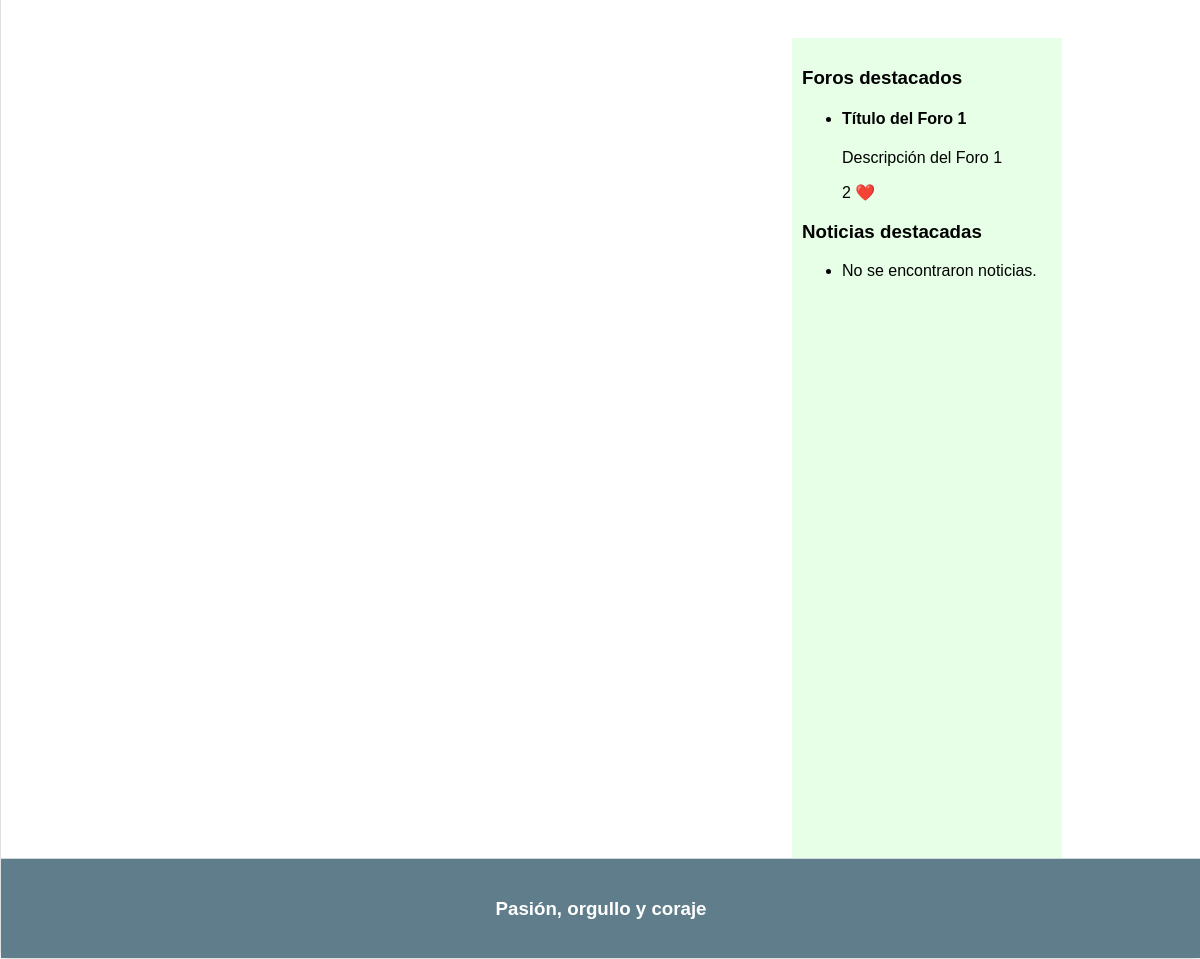
The app's page /admin.php (lower part), older data.
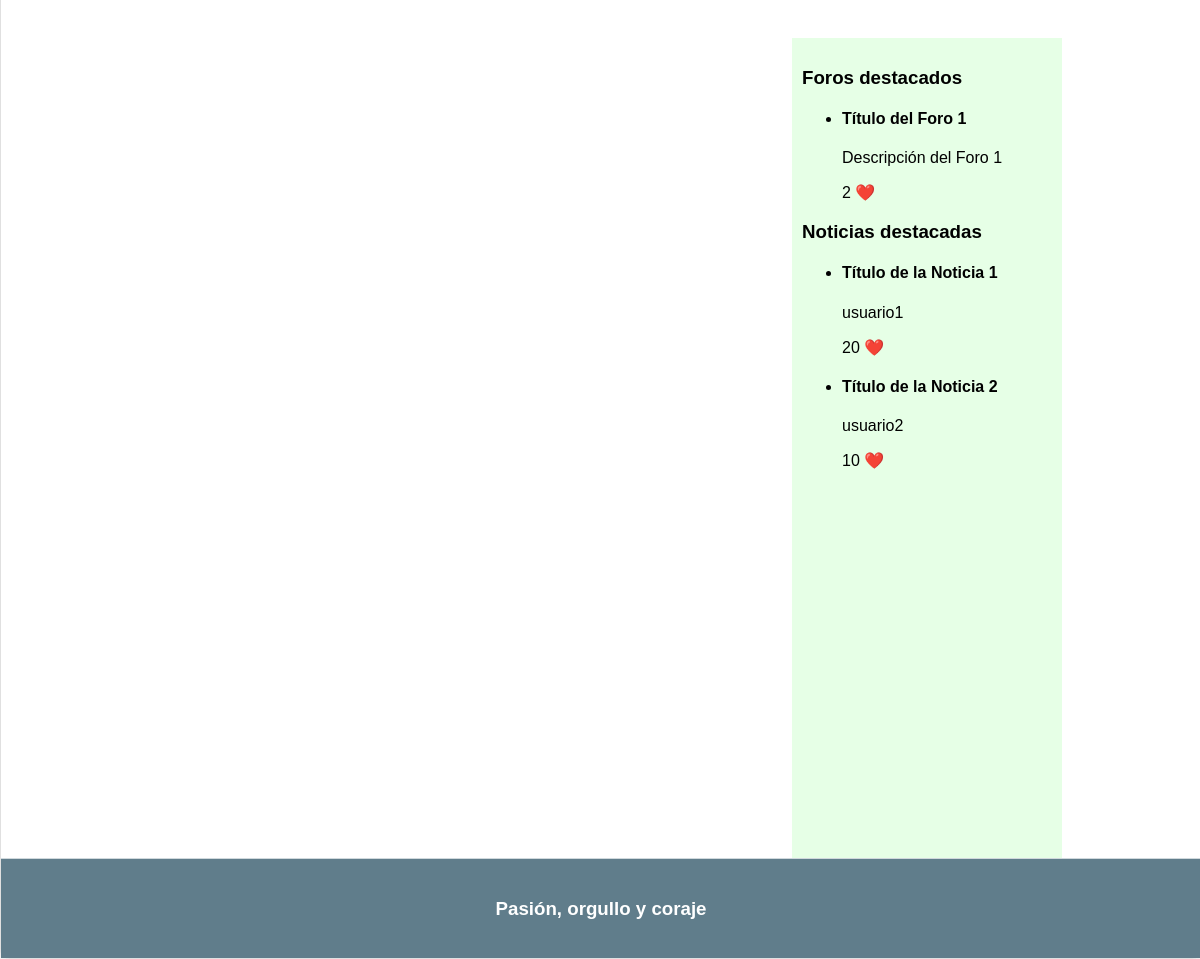
The same page, newer data.
### tables this page shows
CREATE TABLE `foro` (
  `id` int(11) NOT NULL,
  `titulo` varchar(100) NOT NULL,
  `descripcion` varchar(200) DEFAULT NULL,
  `fecha` date NOT NULL,
  `likes` int(11) DEFAULT 0,
  `destacado` tinyint(1) NOT NULL DEFAULT 0
);

CREATE TABLE `noticia` (
  `id` int(11) NOT NULL,
  `titulo` varchar(100) NOT NULL,
  `autor` varchar(15) NOT NULL,
  `contenido` text DEFAULT NULL,
  `fecha` date NOT NULL,
  `likes` int(11) DEFAULT 0,
  `destacado` tinyint(1) NOT NULL DEFAULT 0
);

### admin.php (called while the page is built, shortened)
<?php
require __DIR__ . '/includes/Vistas/esqueleto.php';

### includes/comun/sidebarDer.php (the view, shortened to what this page needs)
<aside id="sidebarDer">
    <h3>Foros destacados</h3>
    <ul>
        <?php
            $result = $conn->query("SELECT titulo, descripcion, likes FROM foro WHERE destacado=1");
            if ($result->num_rows > 0) {
                while ($row = $result->fetch_assoc()) {
                    echo "<li>";
                    echo "<h4>" . $row["titulo"] . "</h4>";
                    echo "<p>" . $row["descripcion"] . "</p>";
                    echo "<p>" . $row["likes"] . " <span style='color: red;'>&#10084;&#65039;</span></p>";
                    echo "</li>";
                }
            } else {
                echo "<li>No se encontraron foros.</li>";
            }
        ?>
    </ul>
    <h3>Noticias destacadas</h3>
    <php>
    <ul>
        <?php
            $result = $conn->query("SELECT titulo, autor, likes FROM noticia WHERE destacado=1");
            if ($result->num_rows > 0) {
                while ($row = $result->fetch_assoc()) {
                    echo "<li>";
                    echo "<h4>" . $row["titulo"] . "</h4>";
                    echo "<p>" . $row["autor"] . "</p>";
                    echo "<p>" . $row["likes"] . " <span style='color: red;'>&#10084;&#65039;</span></p>";
                    echo "</li>";
                }
            } else {
                echo "<li>No se encontraron noticias.</li>";
            }
        ?>
    </ul>
</aside>

### includes/Vistas/esqueleto.php (shortened to what this page needs)
<!DOCTYPE html>
<html lang="es">
<head>
<link rel="stylesheet" type="text/css" href="./CSS/estyle.css" />
</head>
<body>
<div id="contenedor">
	<?php
		require_once("mysql/conexion.php");
    ?>
	<?php
		require("includes/comun/sidebarDer.php");
        require("includes/comun/pie.php");
	?>
</div>
</body>
</html>

### includes/comun/pie.php
<footer>
	<h3>Pasión, orgullo y coraje</h3>
</footer>

### CSS/estyle.css (style rules this page uses)
body { background-color: #F5F5F5; margin: 0px; font-family:Arial, Helvetica, sans-serif; }
div#contenedor { width: 100%; margin: auto; border: 1px solid #E0E0E0; background-color: #FFFFFF; margin-top: 30px; border-radius: 10px; box-shadow: 0px 0px 10px rgba(0, 0, 0, 0.1); }
aside { padding: 10px; float: right; width: 250px; height: 800px; background-color: #e6ffe6; margin-top: 40px; margin-right: 139px; }
footer { clear: both; padding: 20px; background-color: #607D8B; color: white; text-align: center; border-top: 1px solid #CFD8DC; }

Row changes from the older to the newer data that the page shows:
now on this page (row edited): noticia: titulo "Título de la Noticia 1", autor "usuario1", likes "20"
now on this page (row edited): noticia: titulo "Título de la Noticia 2", autor "usuario2", likes "10"
Text that changed along with them:
text no longer shown: "No se encontraron noticias."
